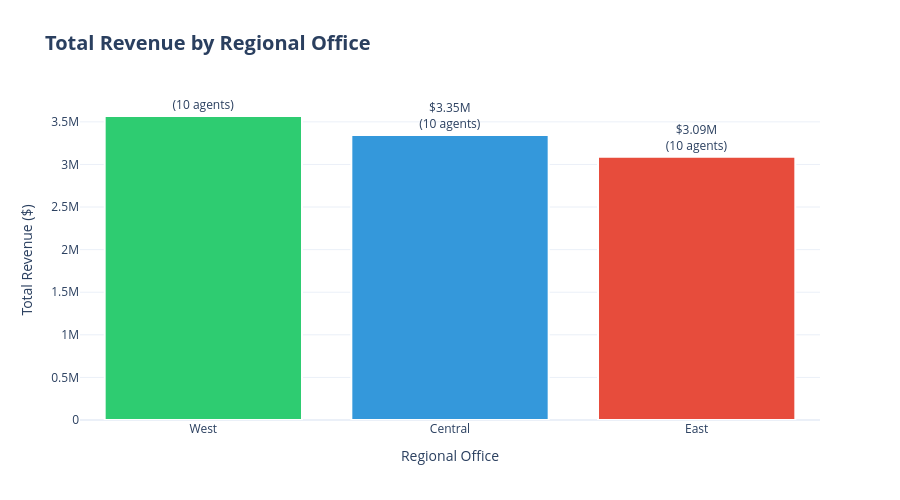

Notebook cell for this chart:
### Markdown cell above
## 📊 Plot 1.3: Total Revenue by Regional Office

### Code cell
# Revenue by regional office
office_revenue = team_performance.groupby('regional_office')['total_revenue'].sum().sort_values(ascending=False)
office_count = team_performance.groupby('regional_office').size()

fig = go.Figure()

fig.add_trace(go.Bar(
    x=office_revenue.index,
    y=office_revenue.values,
    marker=dict(
        color=['#2ecc71', '#3498db', '#e74c3c'],
        line=dict(color='white', width=2)
    ),
    text=[f'${v/1e6:.2f}M<br>({office_count[k]} agents)' for k, v in office_revenue.items()],
    textposition='outside',
    hovertemplate='<b>%{x}</b><br>Revenue: $%{y:,.0f}<extra></extra>'
))

fig.update_layout(
    title=dict(
        text='<b>Total Revenue by Regional Office</b>',
        font=dict(size=20)
    ),
    xaxis_title='Regional Office',
    yaxis_title='Total Revenue ($)',
    height=500,
    showlegend=False
)

fig.show()

### Figure 1 — Plotly figure (JSON) as saved in the notebook; plotly's stock layout.template omitted (floating-point values rounded to 4 significant figures)
{"data": [{"hovertemplate": "<b>%{x}</b><br>Revenue: $%{y:,.0f}<extra></extra>", "marker": {"color": ["#2ecc71", "#3498db", "#e74c3c"], "line": {"color": "white", "width": 2}}, "text": ["$3.57M<br>(10 agents)", "$3.35M<br>(10 agents)", "$3.09M<br>(10 agents)"], "textposition": "outside", "type": "bar", "x": ["West", "Central", "East"], "y": [3568647, 3346293, 3090594]}], "layout": {"height": 500, "showlegend": false, "title": {"font": {"size": 20}, "text": "<b>Total Revenue by Regional Office</b>"}, "xaxis": {"title": {"text": "Regional Office"}}, "yaxis": {"title": {"text": "Total Revenue ($)"}}}}
